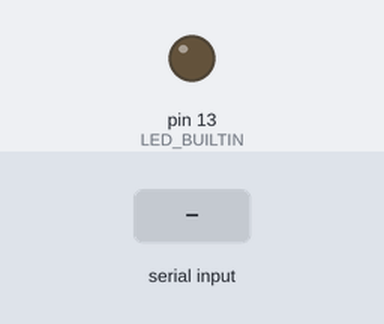
Bench run of a sketch on a simulated Arduino Uno, built with avr-gcc and run on an emulated ATmega328P. Shown: output pins drawn as LEDs (lit = HIGH). The test bench sets the inputs (shaded band). What the sketch prints to the serial monitor is not drawn.

Above: at 1.2 s.
1.3 s: "1" received over Serial
At 2.1 s:
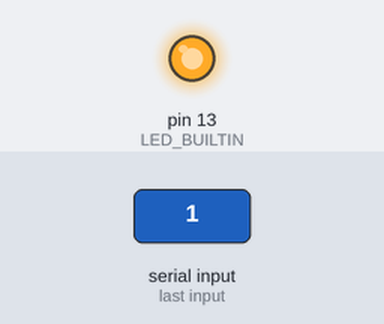
Timing chart, 0 to 4.3 s (numbered marks = the images above; inputs shaded):
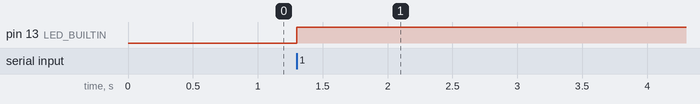

The sketch:

Communication.ino
```cpp
struct Data{
    float Kp = 0.0f;
    float Ki = 0.0f;
    float Kd = 0.0f;
    float set_point = 0.0f;
};

auto my_data = Data();
void setup()
{
    Serial.begin(9600);
    pinMode(LED_BUILTIN,OUTPUT);
    digitalWrite(LED_BUILTIN,0);

}

void loop()
{

    while(!Serial.available()){

    }
    digitalWrite(LED_BUILTIN,1);
    float buffer[4] = {0};
    Serial.readBytes((uint8_t*)buffer,4*4);
    my_data.Kp = buffer[0];
    my_data.Ki = buffer[1];
    my_data.Kd = buffer[2];
    my_data.set_point = buffer[3];
    Serial.print("Kp: ");
    Serial.print(my_data.Kp);
    Serial.print(",");
    Serial.print("Ki: ");
    Serial.print(my_data.Ki);
    Serial.print(",");
    Serial.print("Kd: ");
    Serial.print(my_data.Kd);
    Serial.print(",");
    Serial.print("set_point: ");
    Serial.print(my_data.set_point);
    Serial.println();

    if(Serial.available()){ //clean up
        while (Serial.available())
        {
            Serial.read();
        }

    }


}
```

Measured:
- after the input at 1.3 s, pin 13 (LED_BUILTIN): LOW → HIGH at once
